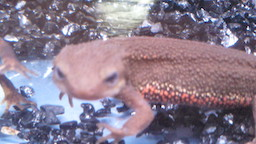
#> input picture Question_91_100/imori_1.jpg, 256 x 144 px, found by its file name
$ python crop.py
#> lines starting #> are read from the running program, lines starting #| are printed output that depends on the picture; after the words box and inside, x2 and y2 are one past the last pixel; in counts of white or black regions, pixels touching at a corner belong together
import cv2
import numpy as np

# read image
img = cv2.imread("imori_1.jpg")
#> img is the input picture: shape (144, 256, 3); mean B, G, R 142.5, 124.8, 139.2
H, W, C = img.shape
#> H = 144; W = 256; C = 3

gt = np.array((47, 41, 129, 103), dtype=np.float32)
cv2.rectangle(img, (gt[0], gt[1]), (gt[2], gt[3]), (0,255,255), 1)
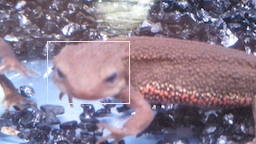
#> img: shape (144, 256, 3); 0.78% of pixels changed, all inside (x1, y1, x2, y2) = (47, 41, 130, 104)

def iou(a, b):
    area_a = (a[2] - a[0]) * (a[3] - a[1])
    area_b = (b[2] - b[0]) * (b[3] - b[1])
    iou_x1 = np.maximum(a[0], b[0])
    iou_y1 = np.maximum(a[1], b[1])
    iou_x2 = np.minimum(a[2], b[2])
    iou_y2 = np.minimum(a[3], b[3])
    iou_w = max(iou_x2 - iou_x1, 0)
    iou_h = max(iou_y2 - iou_y1, 0)
    area_iou = iou_w * iou_h
    iou = area_iou / (area_a + area_b - area_iou)
    return iou

np.random.seed(0)

Crop_num = 100
L = 56

for _ in range(Crop_num):

    x1 = np.random.randint(W-L)
    y1 = np.random.randint(H-L)
    x2 = x1 + L
    y2 = y1 + L

    crop = np.array((x1, y1, x2, y2))

    _iou = iou(gt, crop)

    if _iou >= 0.5:
        cv2.rectangle(img, (x1, y1), (x2, y2), (0,0,255), 1)
    else:
        cv2.rectangle(img, (x1, y1), (x2, y2), (255,0,0), 1)
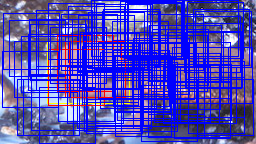
#> img: shape (144, 256, 3); mean B, G, R 183.7, 72.5, 81.9

cv2.imshow("", img)
cv2.waitKey(0)

$ run again, with Question_91_100/imori_2.jpg copied over Question_91_100/imori_1.jpg
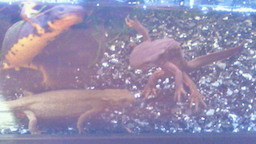
#> input picture Question_91_100/imori_2.jpg, 256 x 144 px, found by its file name
#> img is the input picture: shape (144, 256, 3); mean B, G, R 173.5, 142.7, 150.5
#> `cv2.rectangle(img, (gt[0], gt[1]), (gt[2], gt[3]), (0,255,255), 1)`:
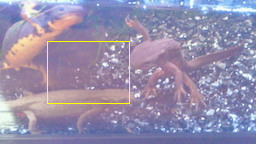
#> img: shape (144, 256, 3); 0.78% of pixels changed, all inside (x1, y1, x2, y2) = (47, 41, 130, 104)
#> after the loop `for _ in range(Crop_num):`:
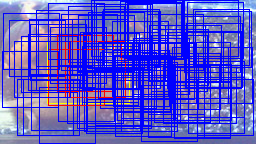
#> img: shape (144, 256, 3); mean B, G, R 203.9, 86, 92.8

$ run again, with Question_91_100/imori.jpg copied over Question_91_100/imori_1.jpg
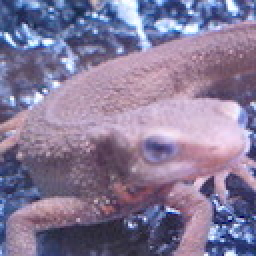
#> input picture Question_91_100/imori.jpg, 128 x 128 px, found by its file name (shown 2 times larger)
#> img is the input picture: shape (128, 128, 3); mean B, G, R 152.8, 121.8, 134.1
#> `cv2.rectangle(img, (gt[0], gt[1]), (gt[2], gt[3]), (0,255,255), 1)`:
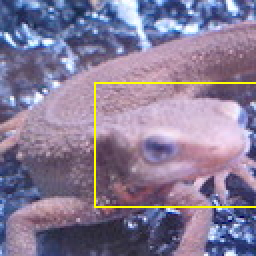
#> img: shape (128, 128, 3) (shown 2 times larger); 1.36% of pixels changed, all inside (x1, y1, x2, y2) = (47, 41, 128, 104)
#> after the loop `for _ in range(Crop_num):`:
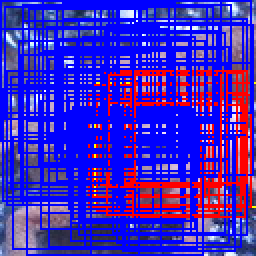
#> img: shape (128, 128, 3) (shown 2 times larger); mean B, G, R 193.5, 36.4, 64.9

$ run again, with Question_91_100/imori_many.jpg copied over Question_91_100/imori_1.jpg
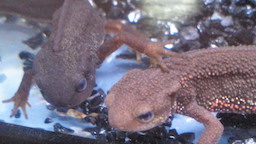
#> input picture Question_91_100/imori_many.jpg, 256 x 144 px, found by its file name
#> img is the input picture: shape (144, 256, 3); mean B, G, R 128, 112.5, 121.6
#> `cv2.rectangle(img, (gt[0], gt[1]), (gt[2], gt[3]), (0,255,255), 1)`:
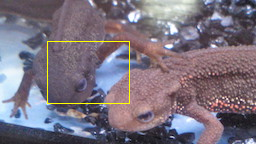
#> img: shape (144, 256, 3); 0.78% of pixels changed, all inside (x1, y1, x2, y2) = (47, 41, 130, 104)
#> after the loop `for _ in range(Crop_num):`:
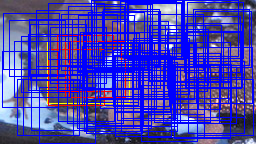
#> img: shape (144, 256, 3); mean B, G, R 176.1, 67.1, 74.2
